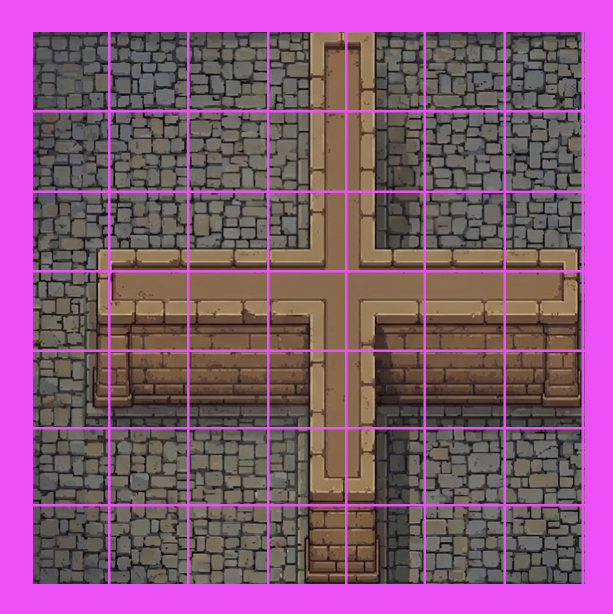
#> input picture dragonmaze/art/palace-inner-sheet.png, 1226 x 1228 px (shown at 1/2 size); its folder holds 7 pictures in this run
$ python slice_palace_inner.py
#> lines starting #> are read from the running program, lines starting #| are printed output that depends on the picture; after the words box and inside, x2 and y2 are one past the last pixel; in counts of white or black regions, pixels touching at a corner belong together
### dragonmaze/tools/spritelib.py
"""Shared helpers for the sprite tools.

crop_frames.py (collage/panel sheets) and slice_grid.py (Nano Banana pose
grids) both write into assets/sprites/. The manifest lists whatever PNGs
are there, so the two tools never fight over who owns the SPRITES map --
each just writes its own strips and rebuilds the listing.
"""
from pathlib import Path


def _entries(root: Path, sub: str):
    d = root / "assets" / sub
    names = sorted(p.stem for p in d.glob("*.png")) if d.exists() else []
    return names, "\n".join(f"  '{n}': './assets/{sub}/{n}.png'," for n in names)


def write_manifest(root: Path):
    """Regenerate src/assets-manifest.js from assets/sprites/ (SPRITES) and
    assets/tiles/ (TILES). build.mjs inlines only the referenced ones."""
    snames, slines = _entries(root, "sprites")
    tnames, tlines = _entries(root, "tiles")
    manifest = root / "src" / "assets-manifest.js"
    manifest.write_text(
        "// GENERATED by tools/ (crop_frames.py, slice_grid.py, slice_tiles.py) — do not edit.\n"
        "// Lists every PNG in assets/sprites and assets/tiles; build.mjs inlines the\n"
        "// referenced ones as data URIs.\n"
        f"export const SPRITES = {{\n{slines}\n}};\n\n"
        f"export const TILES = {{\n{tlines}\n}};\n"
    )
    return manifest, len(snames) + len(tnames)

### dragonmaze/tools/slice_palace_inner.py
"""Slice the palace INTERNAL wall + floor sheet into 160px autotiler tiles.

`art/palace-inner-sheet.png` draws one big `+` of raised wall on a field of grey
cobble. Two things make it awkward, and this tool handles both:

1. **The magenta grid lines run straight through the art** (5px, opaque), so any
   cut leaves a pink stripe. `heal()` removes the outer frame and inpaints the
   interior lines in two passes: along x first, which fixes every vertical line
   because each row has good pixels either side; then along y, which fixes the
   horizontal lines *and* the crossings (already repaired by pass one). A single
   averaged pass does NOT work — a line's own row/column is entirely masked, so
   it has nothing to interpolate from on that axis. The healed sheet is written
   to `art/palace-inner-clean.png` and is what the boxes below index into.

2. **The art does not sit on the magenta grid.** The wall band is 126px wide but
   straddles the column-4/5 line, and the E-W wall spans three rows. So the cut
   grid is anchored on the FEATURES instead: the N-S band centres on x=618 and
   the E-W wall's plan view (north cap, top surface, south cap) on y=508, giving
   a 160px lattice at x = 538 + 160k, y = 428 + 160m.

The sheet is a pure `+` — it contains no L anywhere — so the four corners are
cut on a lattice offset by half a tile, which lands each cut on one quadrant of
the crossing. The two southern corners need a further drop (y=668, not 508)
because the wall's south side is its tall brick FACE in this 3/4 view; the floor
only reappears below it. That offset-lattice trick is the whole reason the set
comes out of one sheet.

    python3 tools/slice_palace_inner.py [--contact]
"""
import argparse
import json
import sys
from pathlib import Path

import numpy as np
from PIL import Image

sys.path.insert(0, str(Path(__file__).parent))
from spritelib import write_manifest  # noqa: E402

ROOT = Path(__file__).resolve().parent.parent
SRC = ROOT / "art" / "palace-inner-sheet.png"
CORNERS = ROOT / "art" / "palace-inner-corners-sheet.png"
CLEAN = ROOT / "art" / "palace-inner-clean.png"
TILES = ROOT / "assets" / "tiles"
TAGS = ROOT / "data" / "tile-tags.json"

FRAME = (66, 64, 1163, 1168)  # the interior, inside the sheet's thick magenta border
T = 160  # tile edge, matching the existing palace-* geometry tiles

# name -> (x, y) top-left in the healed sheet. Boxes are all T x T.
#
# Wall pieces are named for where the wall BODY sits, matching wallKey: `iSE`
# is a cell with floor to its N and W. Straight runs are `thinH`/`thinV` (a
# one-cell-thick wall, floor on both opposite sides); the edge pieces are a wall
# with floor on one side only.
BOXES = {
    # --- straight one-cell runs, on the feature lattice ---
    "palace-in-run-v": (538, 268),   # N-S wall, floor E and W
    "palace-in-run-h": (378, 428),   # E-W wall, floor N and S
    # --- edges: wall with floor on ONE side. The box is pulled in tight so the
    # cell is mostly wall with a ~25px verge of floor: an edge cell belongs to a
    # thick wall mass, and an earlier cut that gave away half the tile to floor
    # made every mass look eroded.
    "palace-in-bottom": (378, 403),  # floor to the N
    "palace-in-top": (378, 578),     # floor to the S
    "palace-in-left": (531, 268),    # floor to the W
    "palace-in-right": (546, 268),   # floor to the E
    # --- junction + terminus ---
    "palace-in-cross": (538, 428),
    "palace-in-end-e": (58, 428),    # the E-W arm's western terminus: wall runs EAST
    # --- floor: the clean cobble cells, well clear of every arm ---
    "palace-in-floor-a": (58, 108),
    "palace-in-floor-b": (218, 108),
    "palace-in-floor-c": (378, 108),
    "palace-in-floor-d": (698, 108),
    "palace-in-floor-e": (858, 108),
    "palace-in-floor-f": (58, 268),
    "palace-in-floor-g": (218, 268),
    "palace-in-floor-h": (698, 908),
    "palace-in-floor-i": (858, 908),
}
WALL_ROLE = {k for k in BOXES if not k.startswith("palace-in-floor")}

# An enclosed partition cell shows nothing but wall top-surface, and the sheet
# has no 160px patch of it free of a lit cap — the widest clean run is the 90x55
# inside the crossing. So `fill` is mirror-tiled up to size: reflecting instead
# of repeating keeps the seams from reading as a grid.
FILL_PATCH = (575, 470, 665, 525)

# The `+` sheet has no L in it anywhere, so an earlier pass cut the corners off a
# half-offset lattice — which lands each cut on a QUADRANT of the crossing and
# leaves the arms half-width and hard against a tile edge (64px, vs 130px centred
# on the runs). Every corner-to-run join stepped. `palace-inner-corners-sheet.png`
# draws the corners properly, so they come from there instead: cell -> the corner
# it is, named for where the wall BODY sits.
CORNER_CELLS = {
    "palace-in-ci-ne": (1, 1),   # r2c2: solid NE, floor S and W
    "palace-in-ci-nw": (1, 2),   # r2c3: solid NW, floor S and E
    "palace-in-ci-se": (2, 1),   # r3c2: solid SE, floor N and W
}
# The fourth corner is not drawn. Mirroring the SE one left-to-right keeps the
# light where it is (top-lit) — a rotation would move it.
CORNER_MIRROR = ("palace-in-ci-sw", "palace-in-ci-se")
CORNER_ROWS = [(5, 276), (284, 553), (561, 835)]
CORNER_COLS = [(4, 280), (288, 568), (576, 847)]
INSET = 4  # step in off each cell edge, clear of the magenta rules


def mirror_tile(patch, size):
    pw, ph = patch.size
    out = Image.new("RGB", (size, size))
    for i in range(0, size, pw):
        for j in range(0, size, ph):
            p = patch
            if (i // pw) % 2:
                p = p.transpose(Image.FLIP_LEFT_RIGHT)
            if (j // ph) % 2:
                p = p.transpose(Image.FLIP_TOP_BOTTOM)
            out.paste(p, (i, j))
    return out


def compose_elbow(fill, run_v, run_h, sides, cap=34):
    """Build a one-cell-thick corner by lifting the runs' own cap strips.

    The drawn corners are quadrants of a THICK wall mass, so using one where a
    single-cell wall turns gives a blob visibly fatter than the run either side.
    An elbow cell is entirely wall — what makes it read as a corner is a lit cap
    along the two edges that face floor. Taking those strips off `run_v` (which
    carries caps on its E and W edges) and `run_h` (N and S) makes them line up
    with the runs by construction: they are the same pixels.

    `sides` is the pair of edges facing floor, e.g. ('S','W') for a wall that
    continues north and east.
    """
    out = fill.copy()
    w, h = out.size
    for side in sides:
        if side == "W":
            out.paste(run_v.crop((0, 0, cap, h)), (0, 0))
        elif side == "E":
            out.paste(run_v.crop((w - cap, 0, w, h)), (w - cap, 0))
        elif side == "N":
            out.paste(run_h.crop((0, 0, w, cap)), (0, 0))
        elif side == "S":
            out.paste(run_h.crop((0, h - cap, w, h)), (0, h - cap))
    return out


def heal(im):
    """Drop the magenta frame, then inpaint the interior grid lines (see above)."""
    im = im.convert("RGB").crop(FRAME)
    a = np.asarray(im).astype(float)
    pink = (a[:, :, 0] > 185) & (a[:, :, 2] > 185) & (a[:, :, 1] < 135)
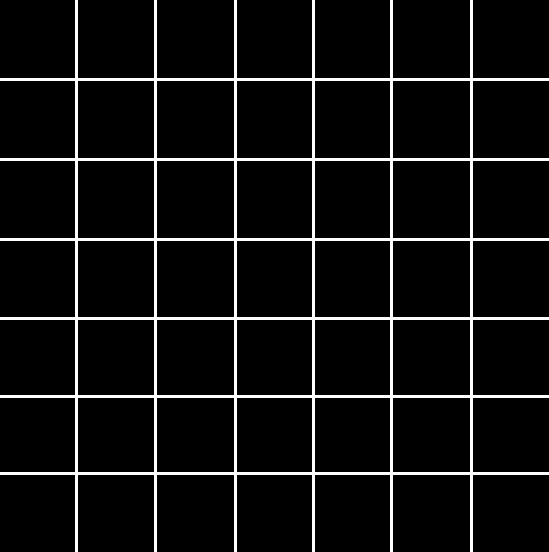
#> pink: shape (1104, 1097) bool (shown at 1/2 size); 5.4% white; 1 white region, box (x1, y1, x2, y2) and area: (0, 0, 1097, 1104) 65130
    mask = pink.copy()
    mask[:, 1:] |= pink[:, :-1]
    mask[:, :-1] |= pink[:, 1:]
    mask[1:, :] |= pink[:-1, :]
    mask[:-1, :] |= pink[1:, :]
#> mask: shape (1104, 1097) bool; 7.5% white; 1 white region, box (x1, y1, x2, y2) and area: (0, 0, 1097, 1104) 90678

    def sweep(arr, m, axis):
#> called with axis = 1
        out = arr.copy()
        idx = np.arange(arr.shape[axis])
#> idx = 1097 values from 0 to 1096
        for i in range(arr.shape[1 - axis]):
            line = m[i, :] if axis == 1 else m[:, i]
            if not line.any() or line.all():
                continue  # nothing to do, or nothing to interpolate FROM
            good = ~line
            for c in range(3):
                vals = arr[i, :, c] if axis == 1 else arr[:, i, c]
                filled = np.interp(idx, idx[good], vals[good])
                if axis == 1:
                    out[i, :, c] = np.where(line, filled, vals)
                else:
                    out[:, i, c] = np.where(line, filled, vals)
            if axis == 1:
                m[i, :] = False
            else:
                m[:, i] = False
#> m: shape (1104, 1097) bool; 3.8% white; 6 white regions, box (x1, y1, x2, y2) and area: (0, 155, 1097, 162) 7679, (0, 316, 1097, 323) 7679, (0, 475, 1097, 482) 7679, (0, 634, 1097, 641) 7679, (0, 789, 1097, 796) 7679, (0, 943, 1097, 950) 7679
        return out

    work = mask.copy()
    a = sweep(a, work, 1)
    a = sweep(a, work, 0)
#> call 2 of sweep, with axis = 0
#> after the loop in sweep (call 2), `for i in range(arr.shape[1 - axis]):`: m: shape (1104, 1097) bool; every value is 0
#> after the loop in sweep (call 2), `for i in range(arr.shape[1 - axis]):`:
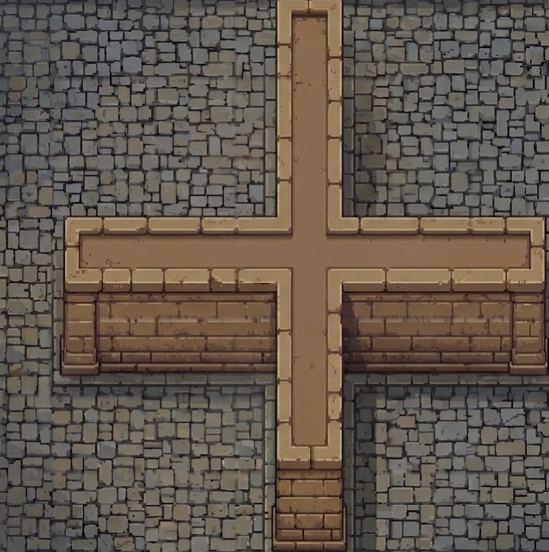
#> out: shape (1104, 1097, 3) float64 (shown at 1/2 size); mean R, G, B 99, 88, 77.3
    if work.sum():
        print(f"  warning: {int(work.sum())} px left unhealed")
    return Image.fromarray(a.clip(0, 255).astype("uint8"))


def main():
    ap = argparse.ArgumentParser()
    ap.add_argument("--contact", action="store_true", help="write docs/palace-inner-tiles.png")
    args = ap.parse_args()

    clean = heal(Image.open(SRC))
    clean.save(CLEAN)
    print(f"healed sheet -> {CLEAN} {clean.size}")
#| healed sheet -> dragonmaze/art/palace-inner-clean.png (1097, 1104)

    TILES.mkdir(parents=True, exist_ok=True)
    tags = json.loads(TAGS.read_text()) if TAGS.exists() else {}
    for name, (x, y) in BOXES.items():
        clean.crop((x, y, x + T, y + T)).save(TILES / f"{name}.png")
        tags[name] = {
            "tags": [],
            "sheet": CLEAN.name,
            "box": [x, y, T, T],
            "role": "wall" if name in WALL_ROLE else "floor",
        }
#> after the loop, tags = 17 items
    # The sheet terminates only one arm, so the other three ends are that tile
    # rotated -- the same trick the original palace edges/corners used.
    end = Image.open(TILES / "palace-in-end-e.png")
    for name, turn in (("palace-in-end-s", Image.ROTATE_270), ("palace-in-end-w", Image.ROTATE_180),
                       ("palace-in-end-n", Image.ROTATE_90)):
        end.transpose(turn).save(TILES / f"{name}.png")
        tags[name] = {"tags": [], "sheet": CLEAN.name, "box": list(BOXES["palace-in-end-e"]) + [T, T],
                      "role": "wall", "from": "palace-in-end-e"}
#> after the loop, tags = 20 items

    corners = Image.open(CORNERS).convert("RGB")
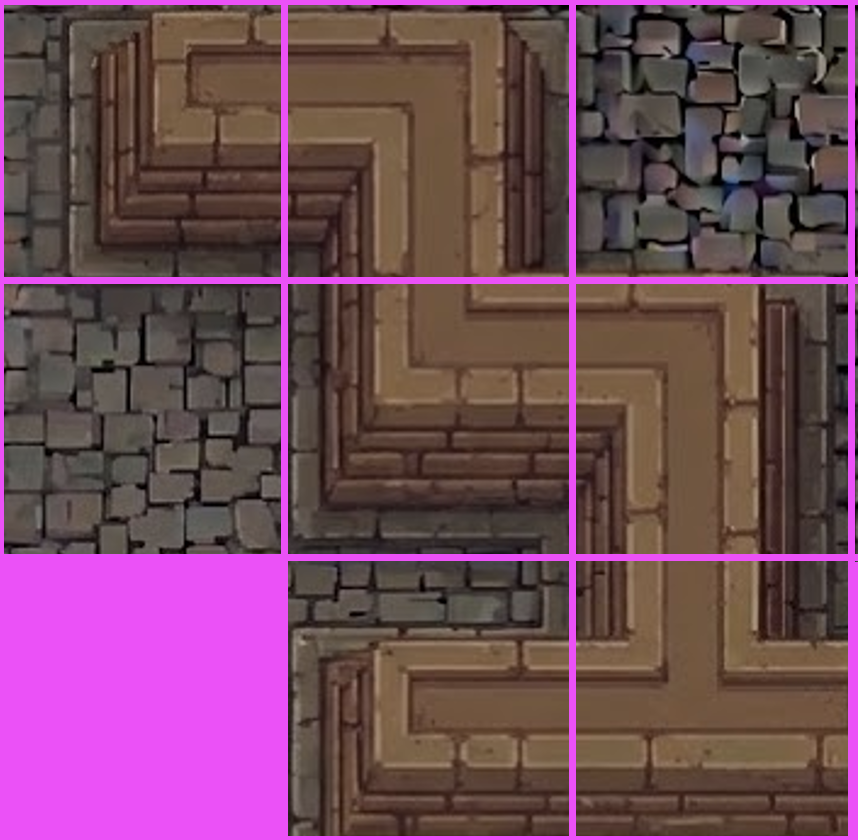
#> input picture dragonmaze/art/palace-inner-corners-sheet.png, 858 x 840 px
    for name, (r, c) in CORNER_CELLS.items():
        y0, y1 = CORNER_ROWS[r]
        x0, x1 = CORNER_COLS[c]
        box = (x0 + INSET, y0 + INSET, x1 - INSET, y1 - INSET)
        corners.crop(box).resize((T, T), Image.LANCZOS).save(TILES / f"{name}.png")
        tags[name] = {"tags": [], "sheet": CORNERS.name, "box": list(box), "role": "wall"}
#> this loop made 3 passes
#> pass 2, in main, `corners.crop(box).resize((T, T), Image.LANCZOS).save(TILES / f"{name}...`:
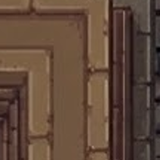
#> saved as palace-in-ci-nw.png: PIL image 160x160 RGB; mean R, G, B 96.7, 73.3, 58.5
#> after the loop, tags = 23 items
    want, src = CORNER_MIRROR
    Image.open(TILES / f"{src}.png").transpose(Image.FLIP_LEFT_RIGHT).save(TILES / f"{want}.png")
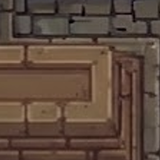
#> saved as palace-in-ci-sw.png: PIL image 160x160 RGB; mean R, G, B 94.3, 74.2, 61.6
    tags[want] = {**tags[src], "from": src, "mirror": "x"}

    # Thin elbows, welded from the runs (see compose_elbow). Named for where the
    # wall body sits, so `iNE` continues N and E.
    rv = Image.open(TILES / "palace-in-run-v.png")
    rh = Image.open(TILES / "palace-in-run-h.png")
    body = mirror_tile(clean.crop(FILL_PATCH), T)
#> in mirror_tile, `out = Image.new("RGB", (size, size))`: out: PIL image 160x160 RGB; every value is 0
#> after the loop in mirror_tile, `for i in range(0, size, pw):`:
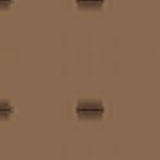
#> out: PIL image 160x160 RGB; mean R, G, B 133.4, 104.4, 78
    for name, sides in (("palace-in-el-ne", ("S", "W")), ("palace-in-el-nw", ("S", "E")),
                        ("palace-in-el-se", ("N", "W")), ("palace-in-el-sw", ("N", "E"))):
        compose_elbow(body, rv, rh, sides).save(TILES / f"{name}.png")
        tags[name] = {"tags": [], "sheet": CLEAN.name, "role": "wall",
                      "from": "composed from palace-in-run-v + palace-in-run-h"}
#> this loop made 4 passes
#> pass 2, in main, `compose_elbow(body, rv, rh, sides).save(TILES / f"{name}.png")`:
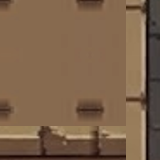
#> saved as palace-in-el-nw.png: PIL image 160x160 RGB; mean R, G, B 124.8, 98.6, 75.1
#> after the loop, tags = 28 items

    fill = mirror_tile(clean.crop(FILL_PATCH), T)
    fill.save(TILES / "palace-in-fill.png")
    tags["palace-in-fill"] = {
        "tags": [], "sheet": CLEAN.name, "box": list(FILL_PATCH), "role": "wall",
    }
    TAGS.write_text(json.dumps(tags, indent=2) + "\n")
    print(f"{len(BOXES) + 1} tiles -> {TILES}")

    manifest, count = write_manifest(ROOT)
    print(f"manifest -> {manifest} ({count} assets)")

    if args.contact:
        cols = 6
        rows = (len(BOXES) + cols - 1) // cols
        pad, lab = 12, 16
        sheet = Image.new("RGB", (cols * (T + pad) + pad, rows * (T + pad + lab) + pad), (18, 18, 24))
        from PIL import ImageDraw

        d = ImageDraw.Draw(sheet)
        for i, name in enumerate(BOXES):
            px = pad + (i % cols) * (T + pad)
            py = pad + (i // cols) * (T + pad + lab) + lab
            sheet.paste(Image.open(TILES / f"{name}.png"), (px, py))
            d.rectangle([px, py, px + T - 1, py + T - 1], outline=(255, 200, 0))
            d.text((px, py - 12), name.replace("palace-in-", ""), fill=(255, 200, 0))
        out = ROOT / "docs" / "palace-inner-tiles.png"
        sheet.save(out)
        print(f"contact sheet -> {out}")


if __name__ == "__main__":
    main()
